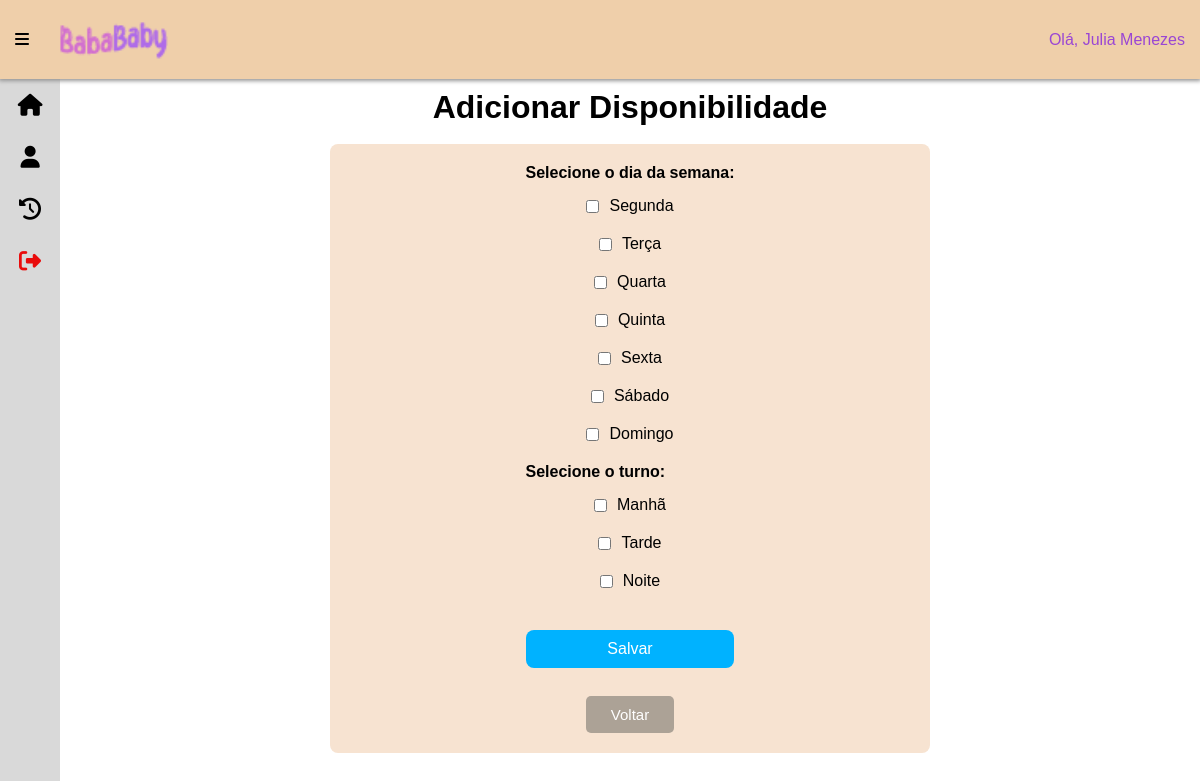
Screenshot of /baba/editDisponibilidadeBaba.php (signed in) with the database file from the repository.
### tables this page shows
CREATE TABLE `dia` (
  `idDia` int(11) NOT NULL AUTO_INCREMENT,
  `nome` varchar(20) NOT NULL,
  PRIMARY KEY (`idDia`)
);

CREATE TABLE `turno` (
  `idTurno` int(11) NOT NULL AUTO_INCREMENT,
  `nome` varchar(10) NOT NULL,
  PRIMARY KEY (`idTurno`)
);

### baba/editDisponibilidadeBaba.php (the view, shortened to what this page needs)
<?php
include_once 'C:\xampp\htdocs\baba-baby2\conn.php';
$idUsuario = $_SESSION['idUsuario'];
try {
    $sql_idBaba = $pdo->prepare("SELECT idBaba FROM baba WHERE pk_idUsuario = :idUsuario");
    $sql_idBaba->bindValue(':idUsuario', $idUsuario, PDO::PARAM_INT);
    $sql_idBaba->execute();
    $result = $sql_idBaba->fetch(PDO::FETCH_ASSOC);
    if ($result) {
        $sql_dias = $pdo->query("SELECT idDia, nome FROM dia");
        $dias = $sql_dias->fetchAll(PDO::FETCH_ASSOC);
        $sql_turnos = $pdo->query("SELECT idTurno, nome FROM turno");
        $turnos = $sql_turnos->fetchAll(PDO::FETCH_ASSOC);
    } else {
        $_SESSION['msgErro'] = "Erro ao encontrar o idBaba correspondente.";
        header("Location: index.php");
        exit();
    }
} catch (PDOException $e) {
    die("Erro ao processar dados: " . $e->getMessage());
}
?>
<!DOCTYPE html>
<html>
<head>
    <link rel="stylesheet" href="menuBaba.css">
    <link rel="stylesheet" href="https://cdnjs.cloudflare.com/ajax/libs/font-awesome/6.5.2/css/all.min.css">
</head>
<body>
    <nav class="navbar">
        <div class="navbar-content">
            <div class="bars">
                <i class="fa-solid fa-bars" style="color: #000000;"></i>
            </div>
            <img src="../imgIndex/Babababypng.png" alt="Logo BabáBaby" class="logo-img">
        </div>
        <div class="navbar-ola">
            <p>Olá, <?php echo htmlspecialchars($_SESSION['nome'], ENT_QUOTES, 'UTF-8'); ?></p>
        </div>
    </nav>
    <div class="content">
        <div class="sidebar">
            <a href="../menuBaba.php" class="sidebar-nav"><i class="icon fa-solid fa-house" style="color: #000000;"></i><span>Início</span></a>
            <a href="dadosBaba.php" class="sidebar-nav"><i class="icon fa-solid fa-user" style="color: #000000;"></i><span>Dados</span></a>
            <a href="servicosBaba.php" class="sidebar-nav"><i class="icon fa-solid fa-clock-rotate-left" style="color: #000000;"></i><span>Serviços</span></a>
            <a href="../login/sair.php" class="sidebar-nav"><i class="icon fa-solid fa-right-from-bracket" style="color: #e90c0c;"></i><span>Sair</span></a>
        </div>
        <div class="wrapper">
            <div class="cabecalho">
                <h1>Adicionar Disponibilidade</h1>
                <br>
            </div>
            <div class="formulario">
                <form method="POST" action="addDisponibilidadeBaba.php">
                    <div class="caixa">
                        <div class="checkbox dias">
                            <label class="form-control" for="dias_semana">Selecione o dia da semana:</label>
                            <?php foreach ($dias as $dia): ?>
                                <div id='<?= $dia['idDia']; ?>'>
                                    <input type="checkbox" name="dia[]" value="<?= $dia['idDia']; ?>" />
                                    <label class="labelCheck" for=""><?= htmlspecialchars($dia['nome'], ENT_QUOTES, 'UTF-8'); ?></label>
                                </div>
                            <?php endforeach; ?>
                        </div>
                        <div class="checkbox turnos">
                            <label class="form-control" for="turnos">Selecione o turno:</label>
                            <?php foreach ($turnos as $turno): ?>
                                <div id='<?= $turno['idTurno']; ?>'>
                                    <input type="checkbox" name="turno[]" value="<?= $turno['idTurno']; ?>" />
                                    <label class="labelCheck" for=""><?= htmlspecialchars($turno['nome'], ENT_QUOTES, 'UTF-8'); ?></label>
                                </div>
                            <?php endforeach; ?>
                        </div>
                    </div>
                    <input type="submit" class="btnSalvar" value="Salvar" />
                </form>
                <br>
                    <a href="disponibilidade.php" class="botao-voltar">Voltar</a>
                </div>
            </div>
        </div>
</body>
</html>

### baba/menuBaba.css (style rules this page uses)
* { margin: 0; padding: 0; box-sizing: border-box; font-family: Arial, Helvetica, sans-serif; }
body { background-color: #ffffff; }
.navbar { background-color: #EFCFAA; display: flex; justify-content: space-between; align-items: center; position: sticky; box-shadow: 0px 1px 4px 1px rgba(150, 150, 150); padding: 5px 15px; top: 0; z-index: 1; }
.navbar-ola { color: #8a2cdcd7; font-weight: 400; font-size: medium; }
.navbar .navbar-content { display: flex; align-items: center; }
.navbar .bars { margin-right: 25px; align-items: center; cursor: pointer; }
.logo-img { width: 120px; }
.content { display: flex; }
.content .sidebar { background-color: #d9d9d9; height: calc(100vh - 60px); width: 60px; position: sticky; top: 60px; overflow: auto; box-shadow: 0 1px 4ps 1px black; overflow-y: auto; overflow-x: hidden; transition: 0.3s width ease-in-out; flex-shrink: 0; }
.sidebar .sidebar-nav { text-decoration: none; display: flex; align-items: center; padding: 15px 0; position: relative; cursor: pointer; transition: 0.3s ease; font-size: 16px; }
.sidebar a { color:rgb(0, 0, 0); }
.sidebar-nav .icon { width: 60px; display: flex; align-items: center; justify-content: center; font-size: 22px; flex-shrink: 0; }
.content .wrapper { width: 100%; padding: 10px; background-color: #ffffff; }
.wrapper { background-color: #F5D7BC; padding: 20px; font-family: Arial, sans-serif; }
.cabecalho h1 { color: #000; text-align: center; }
.formulario { background-color: #f7e3d1; padding: 20px; border-radius: 8px; max-width: 600px; margin: auto; display: flex; flex-direction: column; align-items: center; }
.caixa { margin-bottom: 20px; }
.checkbox { display: flex; flex-direction: column; }
.checkbox div { display: flex; align-items: center; margin-bottom: 20px; justify-content: center; }
.checkbox input[type="checkbox"] { margin-right: 10px; }
.checkbox label { margin-bottom: 0; }
.checkbox label.form-control { margin-bottom: 15px; font-weight: bold; }
.labelCheck { color: #000; font-weight: normal; }
.btnSalvar { background-color: #00B2FF; border: none; padding: 10px 20px; color: white; font-size: 16px; cursor: pointer; border-radius: 8px; width: 100%; text-align: center; }
.botao-voltar { background-color: #aca296; color: #ffffff; padding: 10px 25px; border: none; border-radius: 5px; cursor: pointer; font-size: 15px; text-decoration: none; transition: all .3s ease; margin-top: 10px; display: inline-block; }

### rows the page displays
dia: nome "Segunda"
dia: nome "Terça"
dia: nome "Quarta"
dia: nome "Quinta"
dia: nome "Sexta"
dia: nome "Sábado"
dia: nome "Domingo"
turno: nome "Manhã"
turno: nome "Tarde"
turno: nome "Noite"

### other values shown
$_SESSION['nome'] "Julia Menezes"
